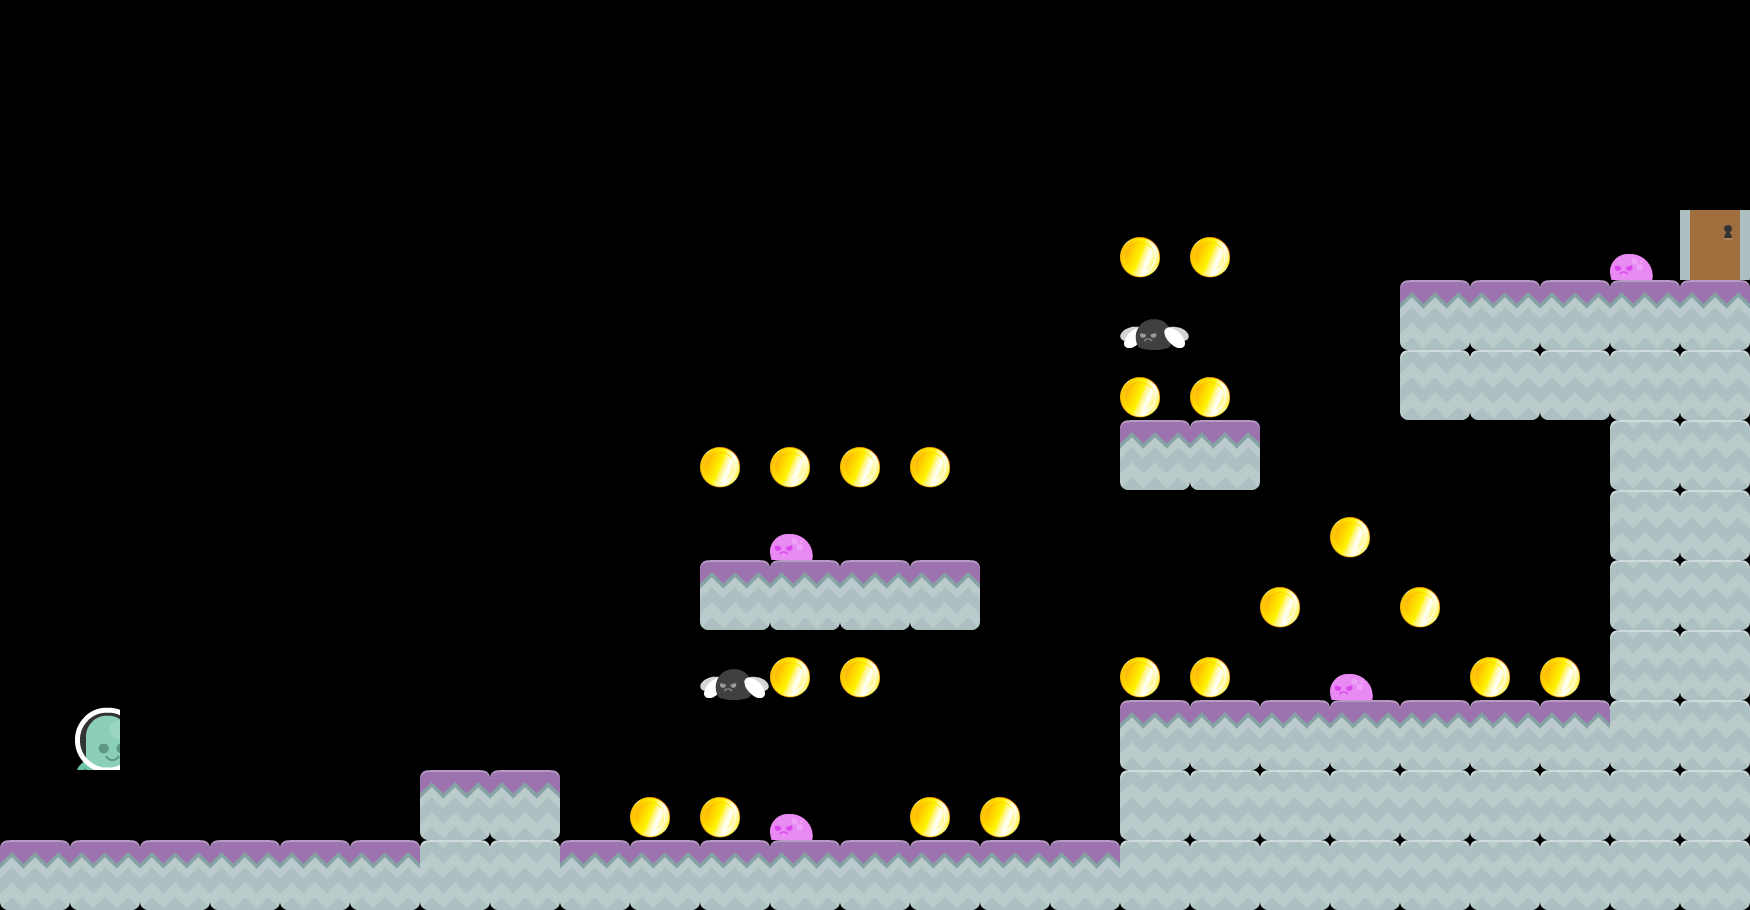

This is a level from a 2D game, rendered from its Tiled map with the project's own tilesets. A one-line summary and the complete map file follow:
An orthogonal 25x13 tile map with 70x70 px tiles, 1 tile layer (Tile Layer 1), 7 tilesets.

<map version="1.0" orientation="orthogonal" renderorder="right-down" width="25" height="13" tilewidth="70" tileheight="70" nextobjectid="1">
 <tileset firstgid="1" name="ground" tilewidth="70" tileheight="70" tilecount="1">
  <image source="../Art/Art/tiles/ground.png" width="70" height="70" />
 </tileset>
 <tileset firstgid="2" name="ground_dirt" tilewidth="70" tileheight="70" tilecount="1">
  <image source="../Art/Art/tiles/ground_dirt.png" width="70" height="70" />
 </tileset>
 <tileset firstgid="3" name="walk0001" tilewidth="50" tileheight="67" tilecount="1">
  <image source="../Art/Art/character/walk/walk0001.png" width="75" height="96" />
 </tileset>
 <tileset firstgid="4" name="slime_walk" tilewidth="43" tileheight="26" tilecount="1">
  <image source="../Art/Art/enemies/slime_walk.png" width="43" height="26" />
 </tileset>
 <tileset firstgid="5" name="coin_gold" tilewidth="40" tileheight="45" tilecount="1">
  <image source="../Art/Art/coin/coin/1.png" width="40" height="45" />
 </tileset>
 <tileset firstgid="6" name="door_closedMid" tilewidth="70" tileheight="70" tilecount="1">
  <image source="../Art/Art/exit/door_closedMid.png" width="70" height="70" />
 </tileset>
 <tileset firstgid="7" name="fly_fly" tilewidth="69" tileheight="31" tilecount="1">
  <image source="../Art/Art/enemies/fly_fly.png" width="69" height="31" />
 </tileset>
 <layer name="Tile Layer 1" width="25" height="13">
  <data encoding="csv">
0,0,0,0,0,0,0,0,0,0,0,0,0,0,0,0,0,0,0,0,0,0,0,0,0,
0,0,0,0,0,0,0,0,0,0,0,0,0,0,0,0,0,0,0,0,0,0,0,0,0,
0,0,0,0,0,0,0,0,0,0,0,0,0,0,0,0,0,0,0,0,0,0,0,0,0,
0,0,0,0,0,0,0,0,0,0,0,0,0,0,0,0,5,5,0,0,0,0,0,4,6,
0,0,0,0,0,0,0,0,0,0,0,0,0,0,0,0,7,0,0,0,1,1,1,1,1,
0,0,0,0,0,0,0,0,0,0,0,0,0,0,0,0,5,5,0,0,2,2,2,2,2,
0,0,0,0,0,0,0,0,0,0,5,5,5,5,0,0,1,1,0,0,0,0,0,2,2,
0,0,0,0,0,0,0,0,0,0,0,4,0,0,0,0,0,0,0,5,0,0,0,2,2,
0,0,0,0,0,0,0,0,0,0,1,1,1,1,0,0,0,0,5,0,5,0,0,2,2,
0,0,0,0,0,0,0,0,0,0,7,5,5,0,0,0,5,5,0,4,0,5,5,2,2,
0,3,0,0,0,0,0,0,0,0,0,0,0,0,0,0,1,1,1,1,1,1,1,2,2,
0,0,0,0,0,0,1,1,0,5,5,4,0,5,5,0,2,2,2,2,2,2,2,2,2,
1,1,1,1,1,1,2,2,1,1,1,1,1,1,1,1,2,2,2,2,2,2,2,2,2
</data>
 </layer>
</map>
